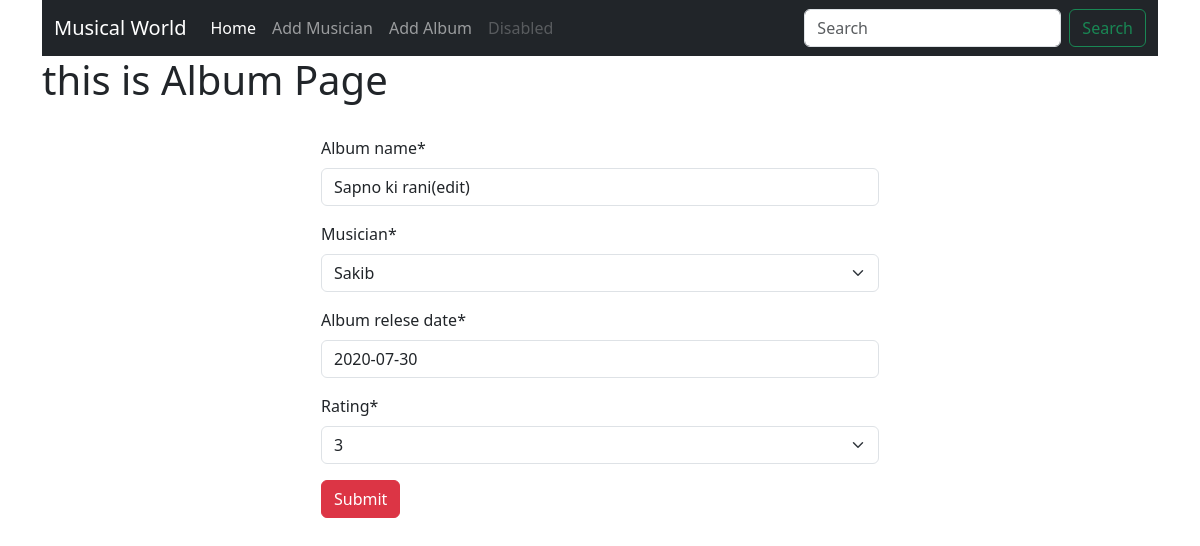
The page /Album/edit/2 on the database its author committed.
### Album/models.py (models this page shows, shortened)
class AlbumModel(models.Model):
    Album_name= models.CharField(max_length=20)
    musician= models.ForeignKey(MusicianModel, on_delete=models.CASCADE)
    Album_relese_date= models.DateField()
    Rating=models.CharField(max_length=50,choices=Ratin_CHOICES, default=1)

### Album/views.py (the view)
# urls.py: path('edit/<int:id>', views.edit_album, name='edit_album'),
def edit_album(request,id):
    album=models.AlbumModel.objects.get(pk=id)
    album_form=forms.AlbumForm(instance=album)
    if request.method=='POST':
        album_form= forms.AlbumForm(request.POST,instance=album)
        if album_form.is_valid():
            album_form.save()
            return redirect('homepage')
    return render(request,"Album/add_album.html",{'form': album_form})

### Album/forms.py
class AlbumForm(forms.ModelForm):
    class Meta:
        model = AlbumModel
        fields= "__all__"

### musician/models.py (called while the page is built)
    def __str__(self):
        return self.First_name

### Album/templates/Album/add_album.html
{% extends "base.html" %} {% block content %}
<h1>this is Album Page</h1>
{% load crispy_forms_tags %}
<form method="post" style="width: 50%; margin: auto" class="pt-4">
  {% csrf_token %} {{form | crispy}}
  <button class="btn btn-danger">Submit</button>
</form>
{% endblock %}

### rows shown on the page
AlbumModel: Album_name "Sapno ki rani(edit)", musician "Sakib", Album_relese_date "2020-07-30", Rating "3"
